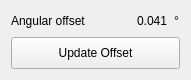
  <widget class="QWidget" name="gridLayoutWidget">
   <property name="geometry">
    <rect>
     <x>900</x>
     <y>730</y>
     <width>191</width>
     <height>80</height>
    </rect>
   </property>
   <layout class="QGridLayout" name="gridLayout">
    <item column="0" row="0">
     <widget class="QLabel" name="label_93">
      <property name="minimumSize">
       <size>
        <width>120</width>
        <height>0</height>
       </size>
      </property>
      <property name="maximumSize">
       <size>
        <width>16777215</width>
        <height>20</height>
       </size>
      </property>
      <property name="text">
       <string>Angular offset</string>
      </property>
     </widget>
    </item>
    <item column="1" row="0">
     <widget class="QLabel" name="label_angle_offset">
      <property name="maximumSize">
       <size>
        <width>16777215</width>
        <height>20</height>
       </size>
      </property>
      <property name="text">
       <string>0.041</string>
      </property>
     </widget>
    </item>
    <item column="2" row="0">
     <widget class="QLabel" name="label_94">
      <property name="maximumSize">
       <size>
        <width>16777215</width>
        <height>20</height>
       </size>
      </property>
      <property name="text">
       <string>°</string>
      </property>
     </widget>
    </item>
    <item colspan="3" column="0" row="1">
     <widget class="QPushButton" name="push_update_offset">
      <property name="maximumSize">
       <size>
        <width>16777215</width>
        <height>40</height>
       </size>
      </property>
      <property name="text">
       <string>Update Offset</string>
      </property>
     </widget>
    </item>
   </layout>
  </widget>
